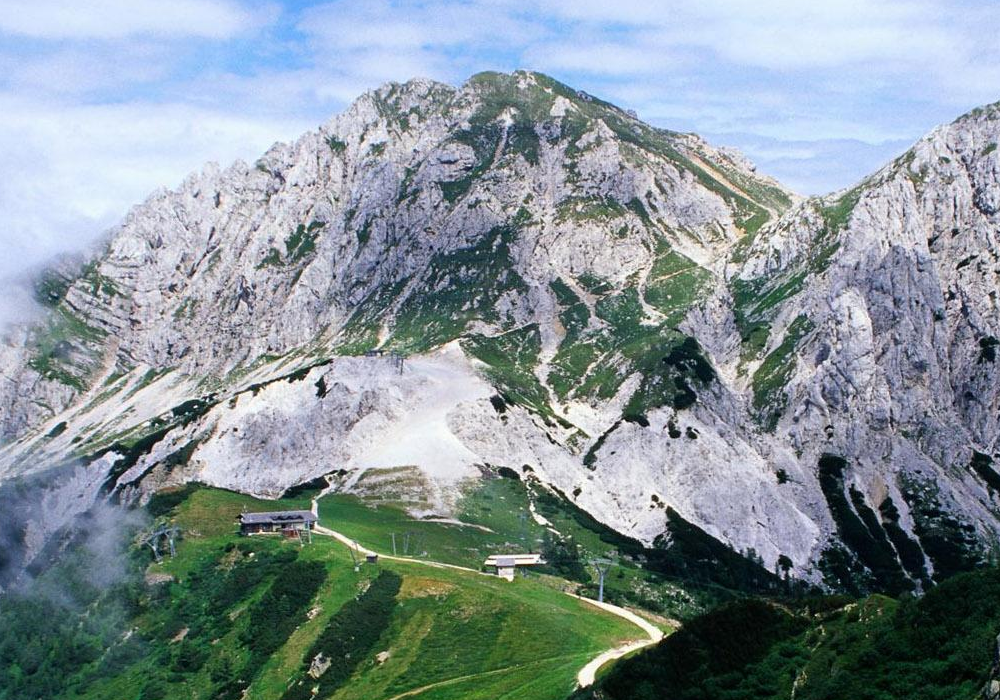
#> input picture OpenCV/Tutorials/images/mountain.png, 1000 x 700 px, found by its file name
$ python 'run 平移.py'
#> lines starting #> are read from the running program, lines starting #| are printed output that depends on the picture
import cv2
import numpy as np

img=cv2.imread(r'D:/Python/OpenCV Tutorial/images/mountain.png')
#> img is the input picture: shape (700, 1000, 3); mean B, G, R 152.5, 146.7, 133.3

# 高对应行 rows
# 宽对应列 cols
rows,cols=img.shape[:2]
#> rows = 700; cols = 1000

M=np.mat([[1,0,100],[0,1,50]],dtype='float32')

# 需要的格式是 宽，高
dst=cv2.warpAffine(img,M,(cols,rows))
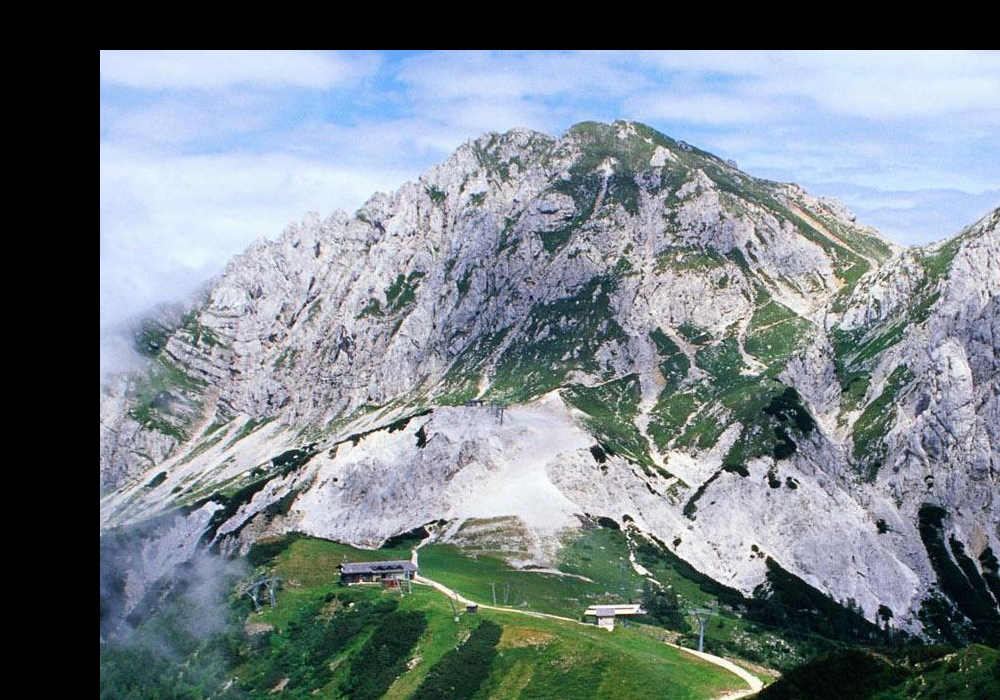
#> dst: shape (700, 1000, 3); mean B, G, R 136, 129.8, 119.2

cv2.imshow('dst',dst)

cv2.waitKey(0)

cv2.destroyAllWindows()

$ run again, with OpenCV/Tutorials/images/130-1.png copied over OpenCV/Tutorials/images/mountain.png
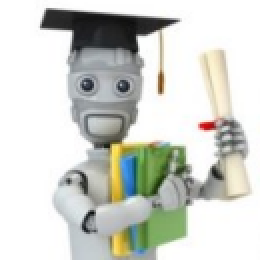
#> input picture OpenCV/Tutorials/images/130-1.png, 130 x 130 px, found by its file name (shown 2 times larger)
#> img is the input picture: shape (130, 130, 3); mean B, G, R 204.1, 210.7, 208.2
#> `dst=cv2.warpAffine(img,M,(cols,rows))`:
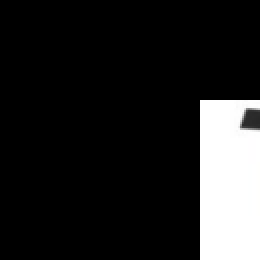
#> dst: shape (130, 130, 3) (shown 2 times larger); mean B, G, R 35.1, 35.1, 35.1
